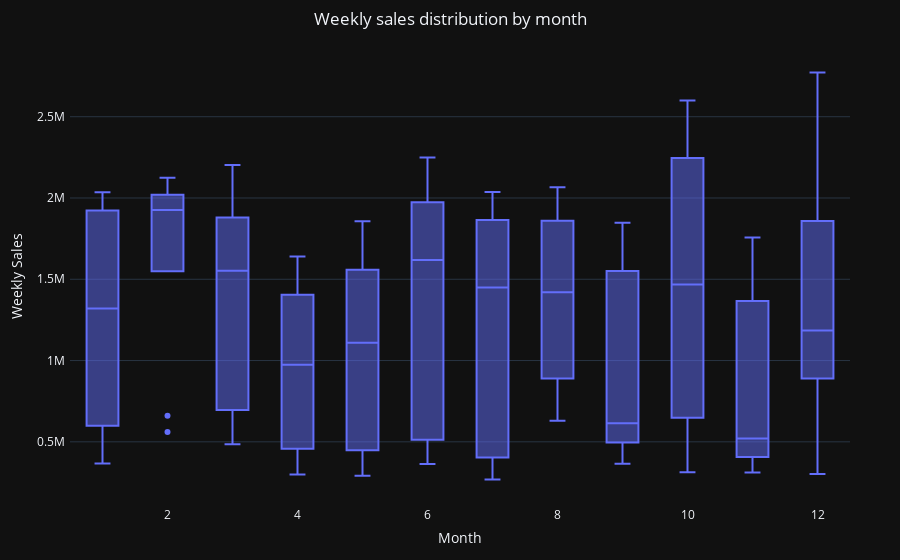

Notebook source saved alongside this figure:
### Code cell
# Display weekly sales distribution by month
fig = px.box(df, y="Weekly_Sales", 
             x = "month",
             title= "Weekly sales distribution by month"
             )

fig.update_layout(title_x = 0.5,
                  margin=dict(l=50,r=50,b=50,t=50,pad=4),
                  xaxis_title = 'Month',
                  yaxis_title = 'Weekly Sales',
                  template = 'plotly_dark'
                  )

fig.show()

### Figure 1 — Plotly figure (JSON) as saved in the notebook; plotly's stock layout.template omitted (floating-point values rounded to 4 significant figures; data arrays with more than 128 entries replaced by an {"elided": "..."} marker saying what was removed)
{"data": [{"alignmentgroup": "True", "hovertemplate": "month=%{x}<br>Weekly_Sales=%{y}<extra></extra>", "legendgroup": "", "marker": {"color": "#636efa"}, "name": "", "notched": false, "offsetgroup": "", "orientation": "v", "showlegend": false, "type": "box", "x": {"elided": "136 int values"}, "x0": " ", "xaxis": "x", "y": {"elided": "136 float values"}, "y0": " ", "yaxis": "y"}], "layout": {"boxmode": "group", "legend": {"tracegroupgap": 0}, "margin": {"b": 50, "l": 50, "pad": 4, "r": 50, "t": 50}, "title": {"text": "Weekly sales distribution by month", "x": 0.5}, "xaxis": {"anchor": "y", "domain": [0, 1], "title": {"text": "Month"}}, "yaxis": {"anchor": "x", "domain": [0, 1], "title": {"text": "Weekly Sales"}}}}
